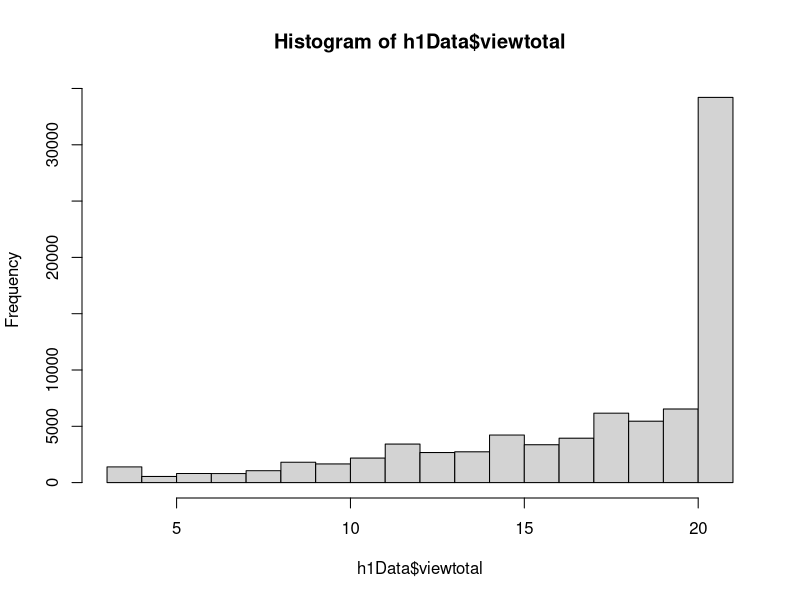
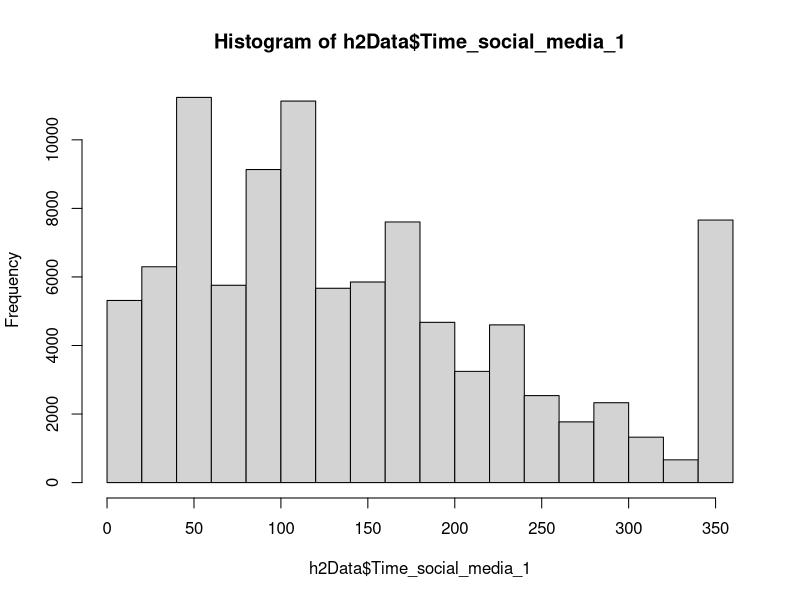
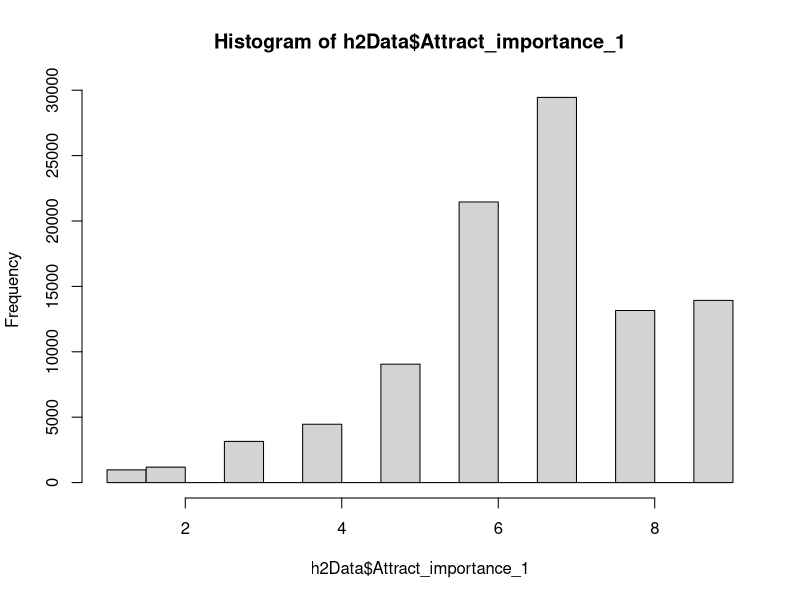
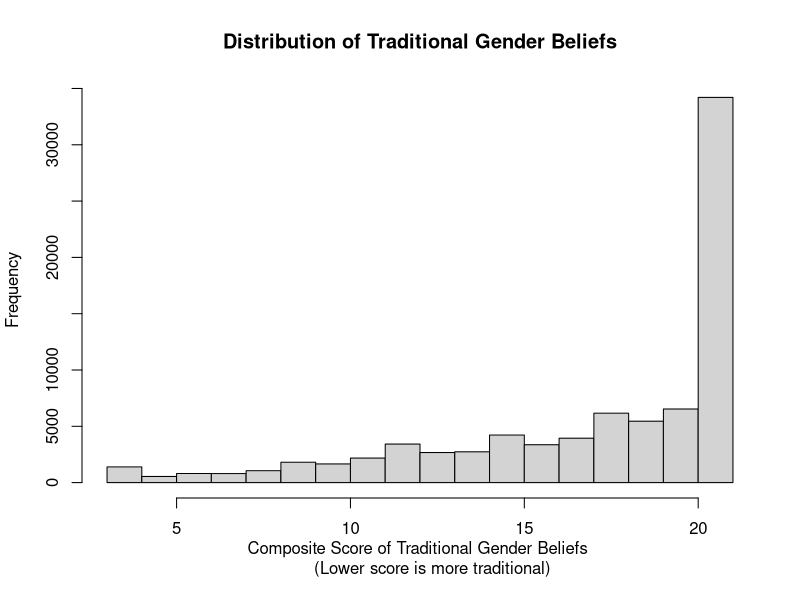
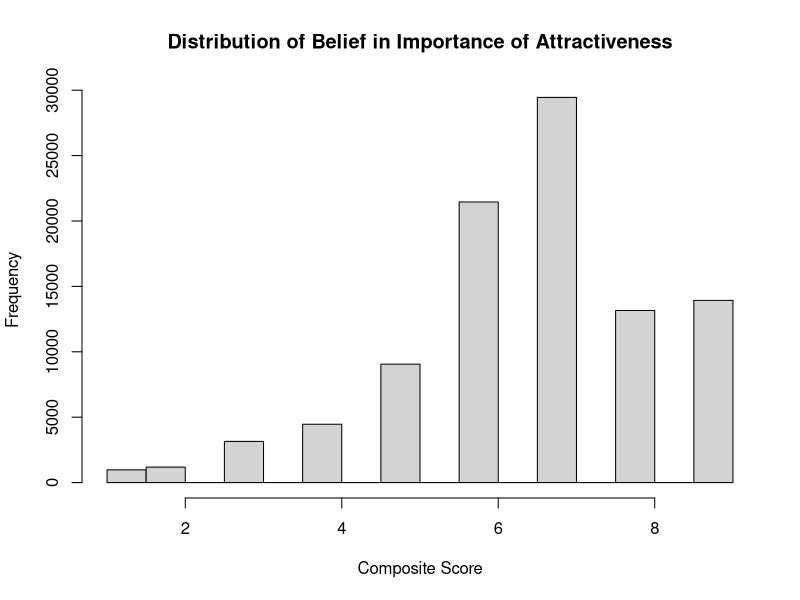
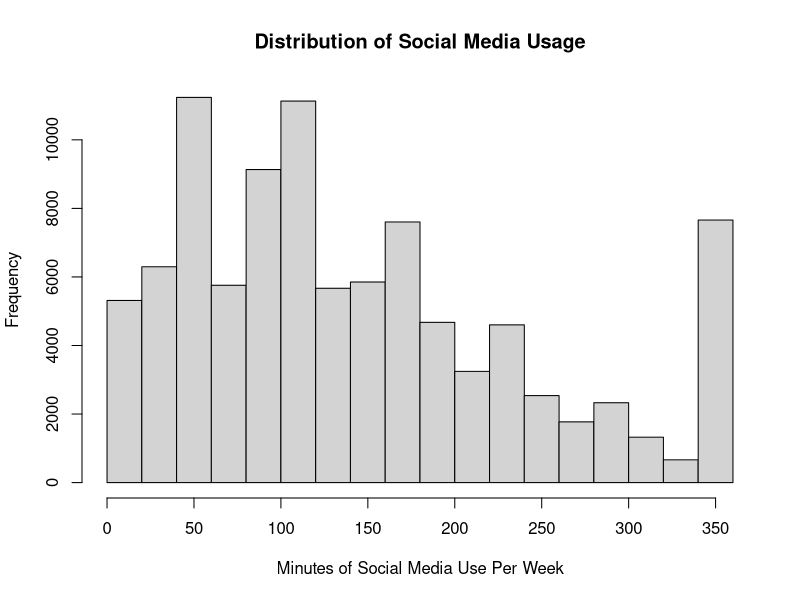

Write the R code that produced these figures, in order.
## ---- chunk 1
# Open the project's .Rproj file before running chunks.
# Install psych once in the Console if needed: install.packages("psych")
install.packages("psych")
library(psych)

h1Data <- read.csv("data/processed_data/221A_h1.csv")
h2Data <- read.csv("data/processed_data/221A_h2.csv")


## ---- chunk 2
# A histogram groups numerical values into intervals (bins).
# Bar height shows how many observations fall in each interval.
# Start by looking at the distribution before calculating summary statistics.
hist(h1Data$viewtotal)
hist(h2Data$Time_social_media_1)
hist(h2Data$Attract_importance_1)

# Add readable labels to the same histogram.
hist(h1Data$viewtotal,
     main="Distribution of Traditional Gender Beliefs",
     xlab="Composite Score of Traditional Gender Beliefs 
     (Lower score is more traditional)")

hist(h2Data$Attract_importance_1,
     main="Distribution of Belief in Importance of Attractiveness",
     xlab="Composite Score")

hist(h2Data$Time_social_media_1,
     main="Distribution of Social Media Usage",
     xlab="Minutes of Social Media Use Per Week")

## ---- chunk 3
# Mean: add the scores and divide by the number of observed responses.
mean(h2Data$Attract_importance_1, na.rm=TRUE)
mean(h2Data$Time_social_media_1, na.rm=TRUE)
mean(h1Data$viewtotal, na.rm=TRUE)

# Median: the middle score after sorting the responses.
median(h2Data$Attract_importance_1, na.rm=TRUE)
median(h2Data$Time_social_media_1, na.rm=TRUE)
median(h1Data$viewtotal, na.rm=TRUE)

# Table: count how many people are in each category.
# Table is best for categorical variables
table(h2Data$Attract_importance_1, useNA= "ifany")
table(h2Data$Time_social_media_1, useNA= "ifany")
table(h1Data$viewtotal, useNA = "ifany")

# Range: return the minimum and maximum, rather than their difference.
range(h2Data$Attract_importance_1, na.rm=TRUE)
range(h2Data$Time_social_media_1, na.rm=TRUE)
range(h1Data$viewtotal, na.rm=TRUE)


# IQR: the 75th percentile minus the 25th percentile.
#large value means data is spread out, low number means data is dense
IQR(h2Data$Attract_importance_1, na.rm=TRUE)
IQR(h2Data$Time_social_media_1, na.rm=TRUE)
IQR(h1Data$viewtotal, na.rm=TRUE)

## ---- chunk 4
# scale() uses z = (original score - mean) / standard deviation by default.
# Keep the original commitment scores and store the standardized values separately.
# scale() returns a matrix; as.numeric() makes a simple numeric column.
(h2Data$Attract_importance_1 - mean(h2Data$Attract_importance_1, na.rm=TRUE))/sd(h2Data$Attract_importance_1, na.rm=TRUE)
(h2Data$Time_social_media_1 - mean(h2Data$Time_social_media_1, na.rm=TRUE))/sd(h2Data$Time_social_media_1, na.rm=TRUE)
(h1Data$viewtotal - mean(h1Data$viewtotal, na.rm=TRUE))/sd(h1Data$viewtotal, na.rm=TRUE)

#will return a vector of z-scores
h2Data$Attract_importance_1_z <- scale(h2Data$Attract_importance_1)
h2Data$Time_social_media_z <- scale(h2Data$Time_social_media_1)
h1Data$viewtotal_z <- scale(h1Data$viewtotal)


# Standardized scores have mean approximately 0 and standard deviation 1. (SANITY CHECK)
mean(h2Data$Attract_importance_1_z, na.rm=TRUE) 
sd(h2Data$Attract_importance_1_z, na.rm=TRUE)

mean(h2Data$Time_social_media_z, na.rm=TRUE) 
sd(h2Data$Time_social_media_z, na.rm=TRUE)

mean(h1Data$viewtotal_z, na.rm=TRUE) 
sd(h1Data$viewtotal_z, na.rm=TRUE)

## ---- chunk 5
# Covariance describes whether two variables tend to move together.
# Positive: higher values tend to occur together. Negative: higher values tend to accompany lower values.
# Its size depends on the units and is not restricted to -1 through 1.
cov(h2Data$Time_social_media_1, h2Data$Attract_importance_1, use ="complete.obs")

# Pearson correlation expresses a linear association on a -1 to 1 scale.
cor(h2Data$Time_social_media_1, h2Data$Attract_importance_1, use ="complete.obs")

# Select numerical variables only; do not include participant IDs or category codes. 
corData <- h2Data[,c("Time_social_media_1","Attract_importance_1")]

# A correlation matrix gives the correlation for each pair of columns.
# The diagonal is 1 because each variable is correlated with itself.
cor(corData, use="complete.obs")

## ---- chunk 6
# summary() reports minimum, quartiles, median, mean, maximum, and missing counts when present.
summary(corData)

# psych::describe() reports n, mean, SD, median, minimum, maximum, range width (max minus min), skewness, kurtosis, and other summaries.
psych::describe(corData)

# However it does not report every statistic above: compute IQR, cov(), and cor() separately.
IQR(h2Data$Attract_importance_1, na.rm=TRUE, type=7)

IQR(h2Data$Time_social_media_1, na.rm=TRUE, type=7)

IQR(h1Data$viewtotal, na.rm=TRUE, type=7)
